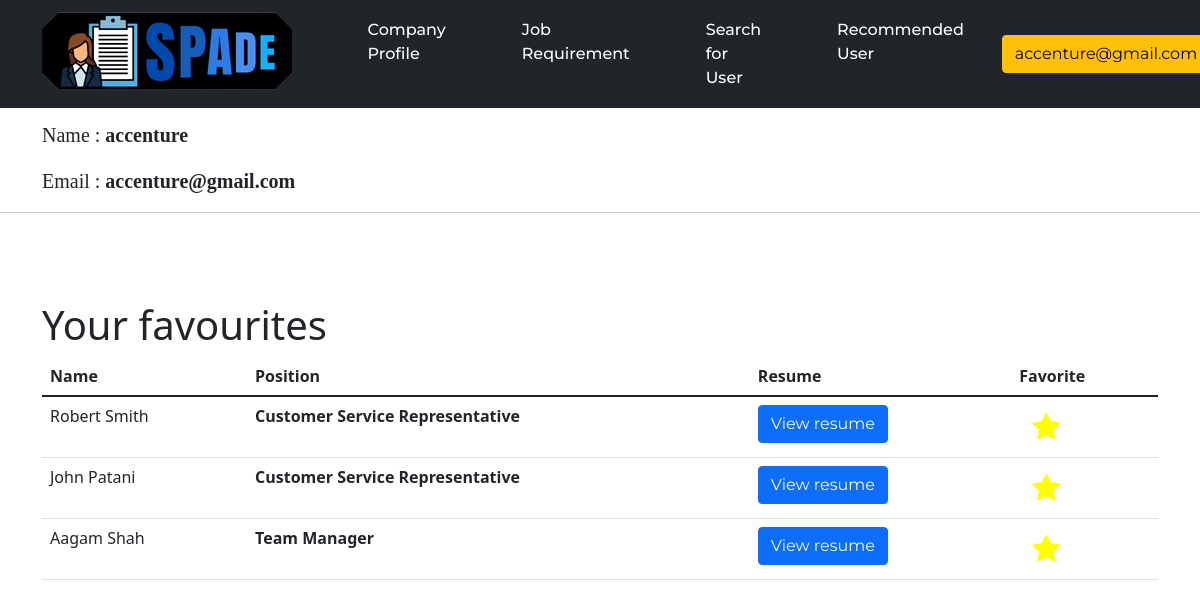
/companyprofile (signed in), run on the app's committed database.
### app.py (models this page shows)
class Company(db.Model):
    sno = db.Column(db.Integer, primary_key=True)
    name = db.Column(db.String(200), nullable=False)
    username = db.Column(db.String(200), unique=True)
    password = db.Column(db.String(200), nullable=False)
    jobTitle = db.Column(db.String(200), nullable=True)
    pdf = db.Column(db.String(200), nullable=True)

class User(db.Model):
    sno = db.Column(db.Integer, primary_key=True)
    name = db.Column(db.String(200), nullable=False)
    username = db.Column(db.String(200), unique=True)
    password = db.Column(db.String(200), nullable=False)
    resume = db.Column(db.String(200), nullable=True)
    position = db.Column(db.String(200), nullable=True)

class Companyfavourite(db.Model):
    sno = db.Column(db.Integer, primary_key=True)
    companysno = db.Column(db.Integer, ForeignKey("company.sno"), nullable=False)
    usersno = db.Column(db.Integer, ForeignKey("user.sno"), nullable=False)

### app.py (the view)
@app.route("/companyprofile")
def companyprofile():
    if 'company' in session:
        username = session['company']
        companyDetails = Company.query.filter_by(username=username).first()
        companyfavourite = Companyfavourite.query.filter_by(companysno = companyDetails.sno)
        return render_template('companyprofile.html', companyDetails=companyDetails, companyfavourite=companyfavourite)
    return redirect(url_for('companylogin'))

### app.py (called while the page is built)
def userdetailsincompanyfavourite(usersno):
    return User.query.filter_by(sno=usersno).first()

@app.context_processor
def context_processor():
    return dict(percentagematchfuzzy=percentagematchfuzzy,userincompanyfavourite = userincompanyfavourite, userdetailsincompanyfavourite = userdetailsincompanyfavourite, companyjobreq=companyjobreq, percentagematch = percentagematch, companydetailsincompanyfavourite=companydetailsincompanyfavourite)

### templates/companyprofile.html (shortened to what this page needs)
{% extends 'companynavbar.html' %}
{% block companynavbar %}
<div class="container">
	<p style="font-size: 20px; font-family: serif, georgia">
		Name : <b>{{companyDetails.name}}</b>
	</p>
	<p style="font-size: 20px; font-family: serif, georgia">
		Email : <b>{{companyDetails.username}}</b>
	</p>
</div>
<hr />
<br /><br /><br />
<div class="container">
	{% if companyfavourite %}
	<h1>Your favourites</h1>
	<table class="table">
		<thead>
			<tr>
				<th>
					Name
				</th>
				<th>
					Position
				</th>
				<th>
					Resume
				</th>
				<th>
					Favorite
				</th>
			</tr>
		</thead>
		<tbody>
			{% for i in companyfavourite %}
			{% set companyDetails = userdetailsincompanyfavourite(i.usersno) %}
			<tr id="tr{{companyDetails.sno}}">
				<td>{{companyDetails.name}}</td>
				<td style="font-weight: bold">
					{% if companyDetails.position %}
					{{companyDetails.position}}
					{% else %}
					No Details
					{% endif %}
				</td>
				<td>
					{% if companyDetails.resume %}
					<a href="static/resumes/{{companyDetails.resume}}" class="btn btn-primary" target="__blank">
						View resume
					</a>
					{% else %}
					No Resume
					{% endif %}
				</td>
				<td>
					<div id="deletefavourite{{companyDetails.sno}}">
						<form class="deletefavourite" id="{{companyDetails.sno}}">
							<button type="submit" class="btn" class="update_form">
								<i type="submit" class="fa fa-star" style="color: yellow;font-size: 30px;"></i>
							</button>
						</form>
					</div>
				</td>
			</tr>
			{% endfor %}
		</tbody>
	</table>
	{% endif %}
</div>
{% endblock companynavbar %}

### templates/companynavbar.html (shortened to what this page needs)
<!DOCTYPE html>
<html lang="en">
<head>
  <link href="https://cdn.jsdelivr.net/npm/bootstrap@5.1.1/dist/css/bootstrap.min.css" rel="stylesheet"
 />
  <link rel="stylesheet" href="https://cdnjs.cloudflare.com/ajax/libs/font-awesome/4.7.0/css/font-awesome.min.css" />
  <link rel="stylesheet" href="{{url_for('static', filename='css/style.css')}}" />
</head>
<body>
  <section class="mb-4">
    <nav class="navbar sticky-top navbar-expand-sm navbar-dark bg-dark py-1">
      <div class="container-fluid container">
        <img src="{{url_for('static', filename='images/logo1.png')}}">Logo</img>
        <div class="collapse navbar-collapse nav-items" id="mynavbar">
          <ul class="navbar-nav me-auto">
            <li class="nav-item active">
              <a class="nav-link" href="/companyprofile">Company Profile</a>
            </li>
            <li class="nav-item">
              <a class="nav-link" href="/companyJobRequirement">Job Requirement</a>
            </li>
            <li class="nav-item">
              <a class="nav-link" href="/searchuser">Search for User</a>
            </li>
            <li class="nav-item">
              <a class="nav-link" href="/recommendeduser">Recommended User</a>
            </li>
          </ul>
          <div class="dropdown">
            <button class="btn btn-warning dropdown-toggle" type="button" id="dropdownMenuButton1"
              data-bs-toggle="dropdown" aria-expanded="false">
              {{companyDetails.username}}
            </button>
          </div>
        </div>
      </div>
    </nav>
    <br><br><br><br>
  </section>
  {% block companynavbar %} {% endblock companynavbar %}
</body>
</html>

### static/css/style.css (style rules this page uses)
* { box-sizing: border-box; margin: 0; padding: 0; }
li, a, button { font-family: "Montserrat", sans-serif; font-weight: 500; font-size: 16px; text-decoration: none; }
li a { color: white; }
a { color: white; }
button { padding: 9px 25px; background-color: rgb(169, 0, 0); border: none; border-radius: 50px; cursor: pointer; transition: all 0.3s ease 0s; }

### templates/companynavbar.html (style rules this page uses)
.navbar-nav li { padding-left: 30px; padding-right: 30px; color: #ffffff !important; }
.navbar-nav a { color: #ffffff !important; }
.navbar { position: fixed; width: 100%; }

### data on the page
Company: username "accenture@gmail.com", name "accenture"
User: name "Robert Smith", position "Customer Service Representative"
User: name "John Patani", position "Customer Service Representative"
User: name "Aagam Shah", position "Team Manager"
